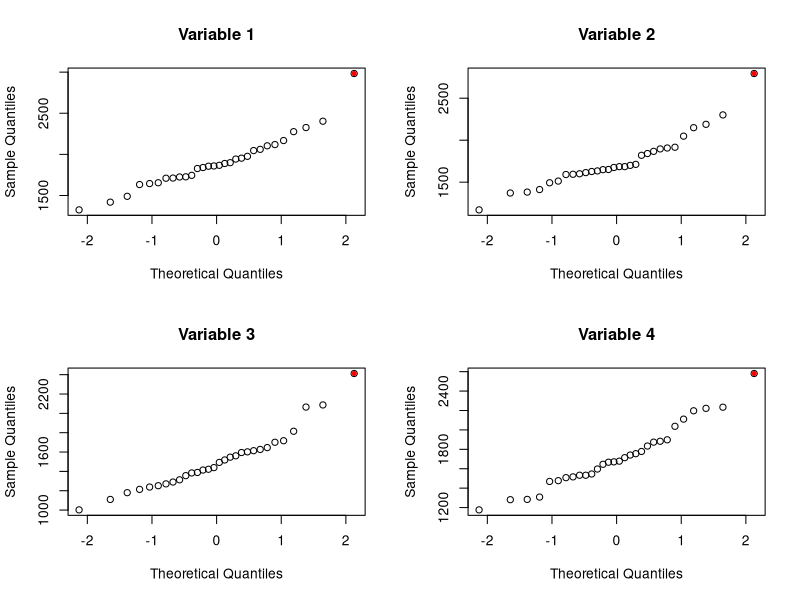
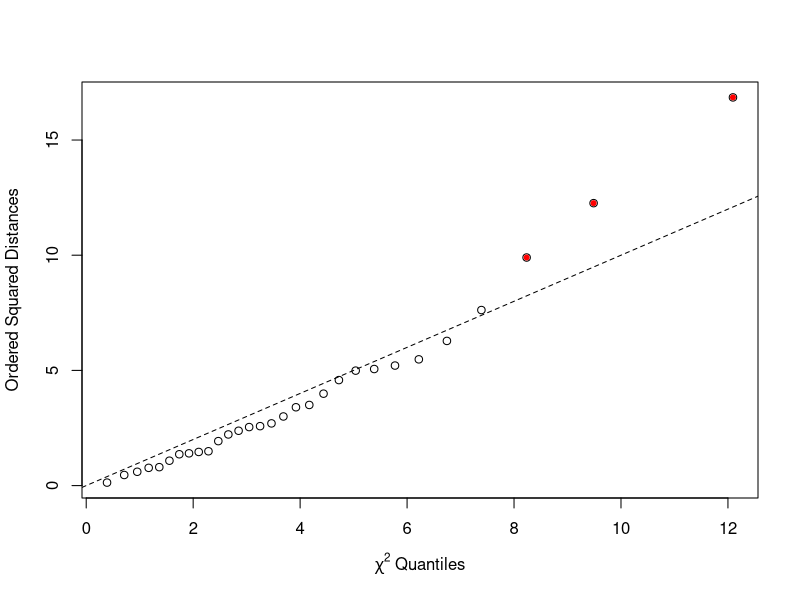
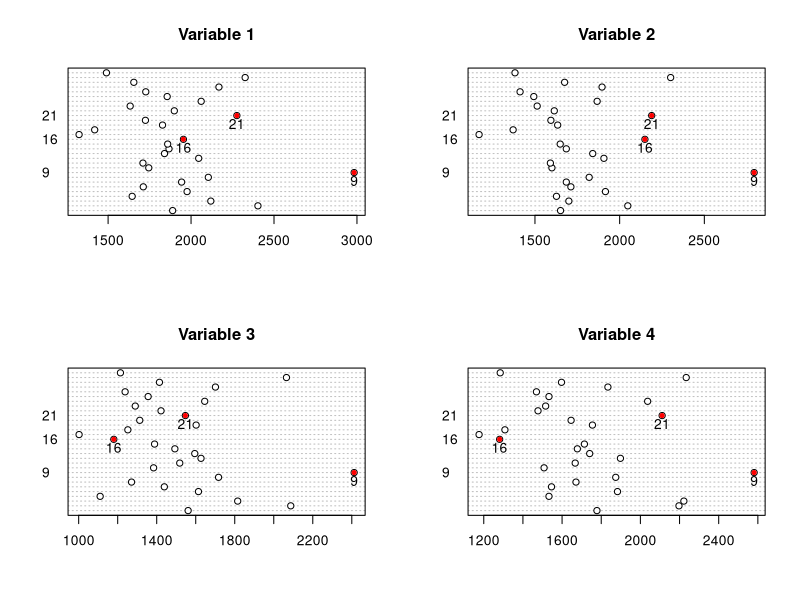
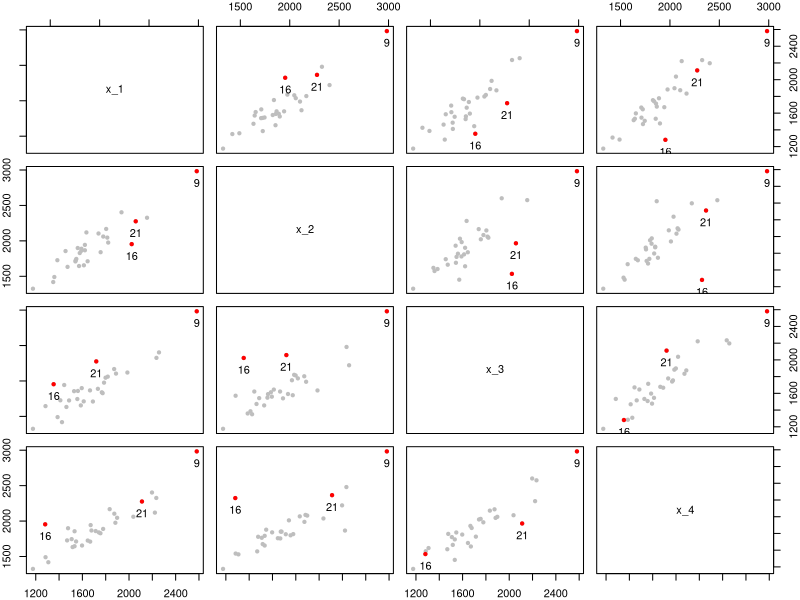

R code for these plots, in order:
####
#### For each of n = 30 boards, we have four measurements of stiffness. The last column 
#### contains squared statistical distances from the sample mean vector.
####

##
## Input data.
##

dta <- read.delim("T4-3.DAT", header = FALSE, sep = "")
n <- nrow(dta)
p <- 4

X <- as.matrix(dta[, 1:4])
d2 <- as.numeric(dta[, 5])

##
## Normality checks.
##

## Univariate Q-Q plots for each variable. The variables look mostly normal. Only concern 
## is with individual 9.
pdf("figures/stiff_univ.pdf")
par(mfrow = c(2, 2))

for(i in 1:4) {
  qq <- qqnorm(X[, i], main = paste("Variable ", i, sep = ""))
  points(qq$x[9], qq$y[9], pch = 20, col = "red")
}
dev.off()

## About 57% of the individuals lie within the estimated inner 50% probability ellipsoid. 
chi_2 <- qchisq(0.5, p)
table(d2 <= chi_2)

## A chi-square Q-Q plot. There is deviation from the line of equality on the upper end. 
## In particular, the last three points (corresponding to the three individuals with the 
## largest statistical distance from the mean) cause the curve to pull away from the 
## line of equality. One of these points corresponds to sample 9, which stood out above 
## as possibly being not normal itself; the other two are boards 16 and 21.
oo <- order(d2)
q_s <- d2[oo]
q_c <- qchisq((1:n - 0.5) / n, p)

pdf("figures/stiff_chisq.pdf")
par(mfrow = c(1, 1))
plot(q_c, q_s, xlab = expression(paste(chi^2, " Quantiles", sep = "")), 
  ylab = "Ordered Squared Distances")
abline(0, 1, lty = 2)
points(q_c[28:30], q_s[28:30], pch = 20, col = "red")
dev.off()

dta[oo[28:30], ]

##
## Outlier detection.
##

## Standardized variables. With n x p = 120 total standardized variables, assuming they 
## are approximately normally distributed, we don't expect any values greater than about 
## 2.6 in absolute value (because 2.6 is the 0.00833 / 2 quantile of the standard normal, 
## and 0.00833 * 120 = 1). We'll just round 2.6 up to 3. Board 9 shows up as a potential 
## outlier. 
X_st <- scale(X, center = TRUE, scale = TRUE)
X_st[1, 1]
(X[1, 1] - mean(X[, 1])) / sqrt(var(X[, 1]))

apply(X_st, 1, function(x) { sum(abs(x) >= 3) })

## Dot plots.
ii_o <- c(9, 16, 21)
lbls <- rep("", n)
lbls[ii_o] <- ii_o

pdf("figures/stiff_dot.pdf")
par(mfrow = c(2, 2))
for(i in 1:4) {
  dotchart(X[, i], labels = lbls, main = paste("Variable ", i, sep = ""))
  points(X[ii_o, i], ii_o, pch = 20, col = "red")
  text(X[ii_o, i], ii_o - 1.75, ii_o)
}
dev.off()

## Pairwise scatterplots. Could also use the 'pairs' function.
pdf("figures/stiff_pairs.pdf")
par(mfrow = c(4, 4), mar = rep(0.5, 4), oma = rep(1.5, 4))
for(i in 1:4) {
  for(j in 1:4) {
    rng_j <- max(X[, j]) - min(X[, j])
    
    plot(X[, i], X[, j], xlab = "", ylab = "", xaxt = "n", yaxt = "n", type = "n")
    
    if(i != j) {
      eps <- (rng_j) * 0.10
      points(X[, i], X[, j], pch = 20, col = "grey")
      points(X[ii_o, i], X[ii_o, j], pch = 20, col = "red")
      text(X[ii_o, i], X[ii_o, j] - eps, labels = ii_o)
    } else {
      text(min(X[, j]) + rng_j / 2, min(X[, j]) + rng_j / 2, paste("x_", j, sep = ""))
    }
    
    if(i == 1) 
      axis(3, labels = ifelse(j == 2 | j == 4, TRUE, FALSE))
    if(i == 4)
      axis(1, labels = ifelse(j == 1 | j == 3, TRUE, FALSE))
    if(j == 1)
      axis(2, labels = ifelse(i == 2 | i == 4, TRUE, FALSE))
    if(j == 4)
      axis(4, labels = ifelse(i == 1 | i == 3, TRUE, FALSE))
  }
}
par(mfrow = c(1, 1), mar = c(5, 4, 4, 2) + 0.1, oma = rep(0, 4))
dev.off()


